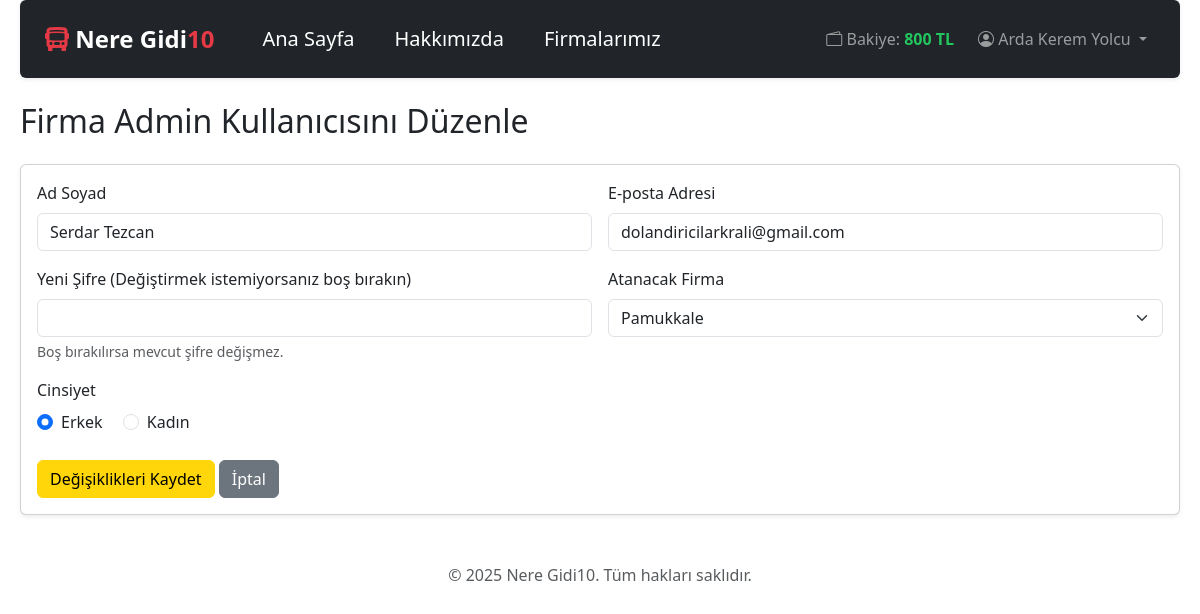
Screenshot of /firma_admin_duzenle.php?admin_uuid=1881211a-cf22-4840-b6b4-340e42df81b1 (signed in) with the database file from the repository.
### tables this page shows
CREATE TABLE "User" (
    "id" INTEGER PRIMARY KEY AUTOINCREMENT,
    "uuid" TEXT NOT NULL UNIQUE,
    "full_name" TEXT,
    "email" TEXT NOT NULL UNIQUE,
    "role" TEXT NOT NULL DEFAULT 'user',
    "password" TEXT NOT NULL,
    "company_id" TEXT, -- Sadece Firma Adminleri için, Bus_Company'nin uuid'si
    "balance" INTEGER DEFAULT 800,
    "created_at" DATETIME DEFAULT CURRENT_TIMESTAMP, "cinsiyet" TEXT NOT NULL DEFAULT 'belirtilmedi',
    FOREIGN KEY ("company_id") REFERENCES "Bus_Company"("uuid") ON DELETE SET NULL
);

CREATE TABLE "Bus_Company" (
    "id" INTEGER PRIMARY KEY AUTOINCREMENT,
    "uuid" TEXT NOT NULL UNIQUE,
    "name" TEXT NOT NULL UNIQUE,
    "logo_path" TEXT,
    "created_at" DATETIME DEFAULT CURRENT_TIMESTAMP
);

### firma_admin_duzenle.php (the view, shortened to what this page needs)
<?php
include 'header.php';
$admin_uuid_duzenle = isset($_GET['admin_uuid']) ? htmlspecialchars($_GET['admin_uuid']) : '';
try {
    $sql_admin = "SELECT uuid, full_name, email, company_id, cinsiyet FROM User WHERE uuid = ? AND role = 'firma_admin'";
    $sorgu_admin = $vt->prepare($sql_admin);
    $sorgu_admin->execute([$admin_uuid_duzenle]);
    $admin = $sorgu_admin->fetch(PDO::FETCH_ASSOC);
    $sorgu_firmalar = $vt->query("SELECT uuid, name FROM Bus_Company ORDER BY name ASC");
    $firmalar = $sorgu_firmalar->fetchAll(PDO::FETCH_ASSOC);
} catch (PDOException $hata) {
    $_SESSION['hata_mesaji'] = "Kullanıcı veya firma bilgileri alınırken hata oluştu: " . $hata->getMessage();
    header("Location: admin_panel.php");
    exit;
}
?>
<h2 class="mb-4">Firma Admin Kullanıcısını Düzenle</h2>
<div class="card shadow-sm">
    <div class="card-body">
        <form action="islem_firma_admin_duzenle.php" method="POST">
            <div class="row g-3">
                <div class="col-md-6">
                    <label for="full_name" class="form-label">Ad Soyad</label>
                    <input type="text" class="form-control" id="full_name" name="full_name" value="<?php echo htmlspecialchars($admin['full_name']); ?>" required>
                </div>
                <div class="col-md-6">
                    <label for="email" class="form-label">E-posta Adresi</label>
                    <input type="email" class="form-control" id="email" name="email" value="<?php echo htmlspecialchars($admin['email']); ?>" required>
                </div>
                <div class="col-md-6">
                    <label for="password" class="form-label">Yeni Şifre (Değiştirmek istemiyorsanız boş bırakın)</label>
                    <input type="password" class="form-control" id="password" name="password">
                    <div class="form-text">Boş bırakılırsa mevcut şifre değişmez.</div>
                </div>
                <div class="col-md-6">
                    <label for="company_id" class="form-label">Atanacak Firma</label>
                    <select id="company_id" name="company_id" class="form-select" required>
                        <?php foreach ($firmalar as $firma): ?>
                            <option value="<?php echo htmlspecialchars($firma['uuid']); ?>" <?php if ($firma['uuid'] == $admin['company_id']) echo 'selected'; ?>>
                                <?php echo htmlspecialchars($firma['name']); ?>
                            </option>
                        <?php endforeach; ?>
                        </select>
                </div>
                <div class="col-md-6">
                    <label class="form-label">Cinsiyet</label>
                    <div>
                        <div class="form-check form-check-inline">
                            <input class="form-check-input" type="radio" name="cinsiyet" id="cinsiyet_erkek" value="erkek" <?php if ($admin['cinsiyet'] == 'erkek') echo 'checked'; ?> required>
                            <label class="form-check-label" for="cinsiyet_erkek">Erkek</label>
                        </div>
                        <div class="form-check form-check-inline">
                            <input class="form-check-input" type="radio" name="cinsiyet" id="cinsiyet_kadin" value="kadin" <?php if ($admin['cinsiyet'] == 'kadin') echo 'checked'; ?> required>
                            <label class="form-check-label" for="cinsiyet_kadin">Kadın</label>
                        </div>
                    </div>
                </div>
                <div class="col-12 mt-4">
                    <button type="submit" class="btn btn-warning">Değişiklikleri Kaydet</button>
                    <a href="admin_panel.php" class="btn btn-secondary">İptal</a>
                </div>
            </div> </form>
    </div> </div> </div> <footer class="text-center text-muted mt-5 mb-3">
    &copy; <?php echo date("Y"); ?> Nere Gidi10. Tüm hakları saklıdır.
</footer>
</body>
</html>

### style.css (style rules this page uses)
.btn-warning { background-color: #FFD60A !important; border-color: #FFD60A !important; color: #000 !important; }
body { padding-left: 20px !important; padding-right: 20px !important; }

### header.php (style rules this page uses)
body { font-family: system-ui, -apple-system, "Segoe UI", Roboto, "Helvetica Neue", "Noto Sans", "Liberation Sans", Arial, sans-serif, "Apple Color Emoji", "Segoe UI Emoji", "Segoe UI Symbol", "Noto Color Emoji"; }

### rows the page displays
user: full_name "Serdar Tezcan", email "dolandiricilarkrali@gmail.com", company_id "Pamukkale", cinsiyet "☑ Erkek", cinsiyet "☐ Kadın"

### other values shown
$_SESSION['kullanici_bakiyesi'] "800"
$_SESSION['kullanici_adi'] "Arda Kerem Yolcu"
